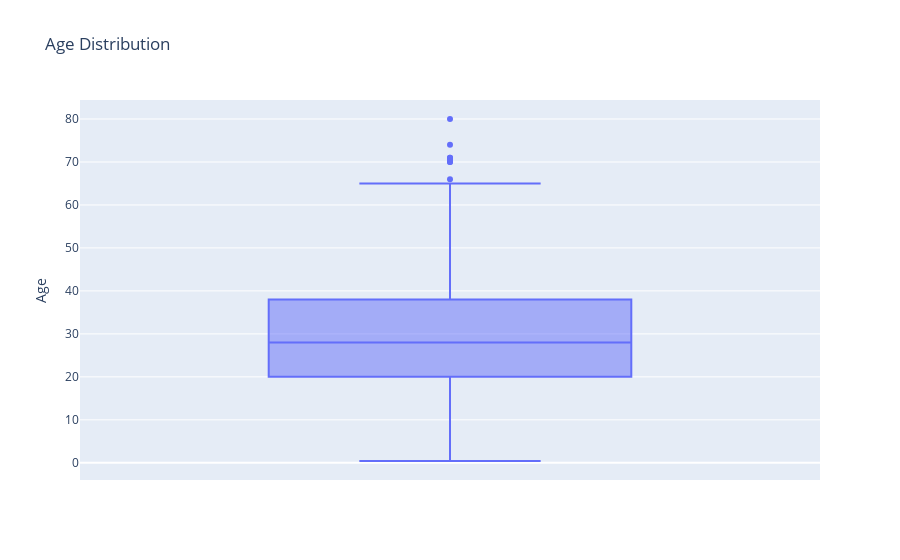

Notebook cell for this chart:
### Code cell
fig = px.box(df, y='Age', title='Age Distribution')
fig.show()

### Figure 1 — Plotly figure (JSON) as saved in the notebook; plotly's stock layout.template omitted (floating-point values rounded to 4 significant figures; data arrays with more than 128 entries replaced by an {"elided": "..."} marker saying what was removed)
{"data": [{"alignmentgroup": "True", "hovertemplate": "Age=%{y}<extra></extra>", "legendgroup": "", "marker": {"color": "#636efa"}, "name": "", "notched": false, "offsetgroup": "", "orientation": "v", "showlegend": false, "type": "box", "x0": " ", "xaxis": "x", "y": {"elided": "891 float values"}, "y0": " ", "yaxis": "y"}], "layout": {"boxmode": "group", "legend": {"tracegroupgap": 0}, "title": {"text": "Age Distribution"}, "xaxis": {"anchor": "y", "domain": [0, 1]}, "yaxis": {"anchor": "x", "domain": [0, 1], "title": {"text": "Age"}}}}
